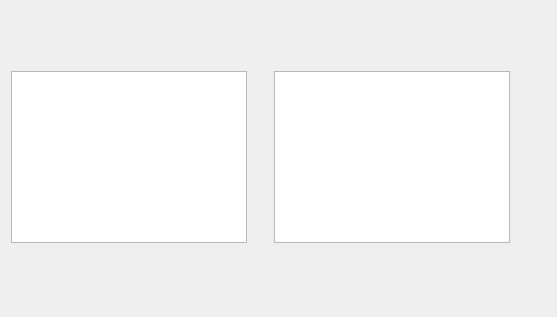
<?xml version="1.0" encoding="UTF-8"?>
<ui version="4.0">
 <class>Dialog</class>
 <widget class="QDialog" name="Dialog">
  <property name="geometry">
   <rect>
    <x>0</x>
    <y>0</y>
    <width>557</width>
    <height>317</height>
   </rect>
  </property>
  <property name="windowTitle">
   <string>Dialog</string>
  </property>
  <widget class="QWidget" name="">
   <property name="geometry">
    <rect>
     <x>0</x>
     <y>60</y>
     <width>521</width>
     <height>194</height>
    </rect>
   </property>
   <layout class="QHBoxLayout" name="horizontalLayout">
    <item>
     <widget class="QTreeView" name="treeView"/>
    </item>
    <item>
     <spacer name="horizontalSpacer">
      <property name="orientation">
       <enum>Qt::Horizontal</enum>
      </property>
      <property name="sizeHint" stdset="0">
       <size>
        <width>40</width>
        <height>20</height>
       </size>
      </property>
     </spacer>
    </item>
    <item>
     <widget class="QListView" name="listView"/>
    </item>
   </layout>
  </widget>
 </widget>
 <layoutdefault spacing="6" margin="11"/>
 <resources/>
 <connections/>
</ui>
